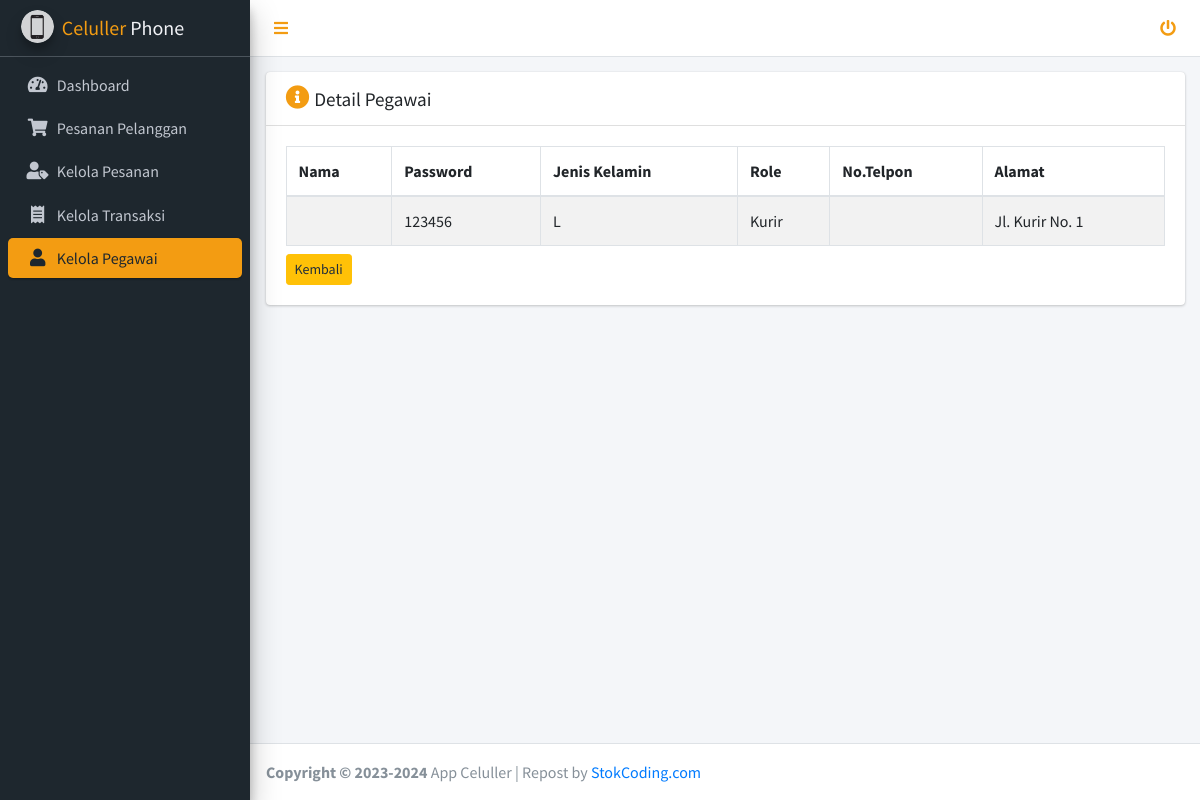
Page /pegawai/index.php?page=detail_pegawai&id_user=3 (signed in) on the committed database.
### tables this page shows
CREATE TABLE `user` (
  `id_user` int NOT NULL AUTO_INCREMENT,
  `nama_depan` varchar(100) NOT NULL COMMENT 'Nama depan pengguna',
  `nama_belakang` varchar(100) DEFAULT NULL COMMENT 'Nama belakang pengguna',
  `email` varchar(150) NOT NULL COMMENT 'Email untuk login',
  `password` varchar(255) NOT NULL COMMENT 'Password terenkripsi',
  `telepon` varchar(15) DEFAULT NULL COMMENT 'Nomor telepon',
  `alamat` text COMMENT 'Alamat default pengguna',
  `jk` enum('L','P') DEFAULT NULL COMMENT 'Jenis kelamin: L=Laki-laki, P=Perempuan',
  `role` enum('Admin','Agen','Kurir','Pembeli') NOT NULL DEFAULT 'Pembeli' COMMENT 'Role pengguna',
  `id_agen` int DEFAULT NULL COMMENT 'ID agen untuk admin (relasi admin-agen)',
  `created_at` datetime DEFAULT CURRENT_TIMESTAMP COMMENT 'Tanggal registrasi',
  `updated_at` datetime DEFAULT CURRENT_TIMESTAMP ON UPDATE CURRENT_TIMESTAMP,
  PRIMARY KEY (`id_user`),
  UNIQUE KEY `email` (`email`),
  CONSTRAINT `fk_user_agen` FOREIGN KEY (`id_agen`) REFERENCES `user` (`id_user`) ON DELETE SET NULL
);

### pegawai/kelola_pegawai/detail_pegawai.php (the view)
<div class="container-fluid">
<div class="card">
    <h4 class="card-header"><i class="fas fa-info-circle" style="color: #f39c12;"></i> <small>Detail Pegawai</small> </h4>
        <div class="card-body">
        <table class="table table-bordered table-striped">
            <thead>
                <tr>
                    <th>Nama</th>
                    <th>Password</th>
                    <th>Jenis Kelamin</th>
                    <th>Role</th>
                    <th>No.Telpon</th>
                    <th>Alamat</th>
                </tr>
            </thead>
            <tbody>
            <?php
                $id = $_GET['id_user'];
                $query = mysqli_query( $koneksi, "select * from user where id_user='$id'");
                $data = mysqli_fetch_assoc($query)
            ?>
                <tr>
                    <td><?= $data['nama'] ?></td>
                    <td><?= $data['password'] ?></td>
                    <td><?= $data['jk'] ?></td>
                    <td><?= $data['role'] ?></td>
                    <td><?= $data['no_telp'] ?></td>
                    <td><?= $data['alamat'] ?></td>
                </tr>
            </tbody>
        </table>
        <a href="index.php?page=pegawai" class="btn btn-sm btn-warning mt-2"> <span> Kembali</span> </a>
        </div>
    </div>
</div>

### rows in the picture
user: password "123456", jk "L", role "Kurir", alamat "Jl. Kurir No. 1"
